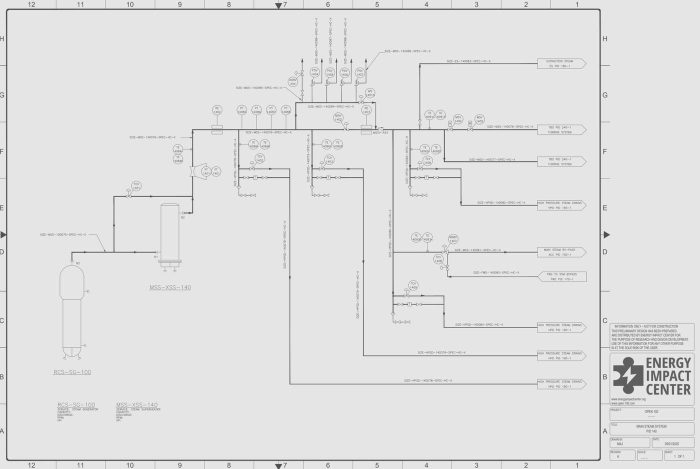
#> input picture data/drawings/open100_0.jpg, 1400 x 938 px (shown at 1/2 size); its folder holds only this picture in this run
$ python -i test_scan_cleanup.py   (imports and definitions only)
#> lines starting #> are read from the running program, lines starting #| are printed output that depends on the picture
#> further down, picture is the input picture: shape (938, 1400, 3); min 49, max 255, mean 224.6
"""Scan clean-up before tracing (scripts/scan_cleanup.py), on small drawn images: a clean drawing is detected as clean
and traced exactly as without the step; speckle or an uneven background marks a sheet as a degraded scan; on a
degraded copy the step removes isolated specks, carries a faded line through a worn patch, and keeps the gap a line
leaves where it stops short of another line (so two networks the drawing keeps apart stay apart). Needs OpenCV and
numpy (as the tracer does); no model calls, no network."""
import sys
import contextlib
import io
import json
import tempfile
import unittest
from unittest import mock
from pathlib import Path

import cv2
import numpy as np

ROOT = Path(__file__).resolve().parent.parent
sys.path.insert(0, str(ROOT / "scripts"))
import scan_cleanup as scl  # noqa: E402
import trace_connections as tc  # noqa: E402

SIZE = 1000


def pairs(links):
    return {tuple(sorted((x["from"], x["to"]))) for x in links}


# [7 lines left out: function drawing, not called in this run]


def symbols(boxes):
    return [{"id": k, "class": "valve", "box": [v / SIZE * 1000 for v in b]} for k, b in boxes.items()]


def degrade(img, seed=1, fade=0.45, blur=1.2, speckle=0.008, patches=(), tint=0.0, scale=1.0):
    """The same kinds of damage as scripts/degrade_scans.py, applied directly so each test controls them."""
#> called with seed = 1, fade = 0.45, blur = 1.2, speckle = 0.008, patches = (), tint = 0, scale = 1
    rng = np.random.default_rng(seed)
    if scale < 1:  # resolution loss first here (degrade_scans.py halves after the blur; either way strokes spread)
        small = cv2.resize(img, None, fx=scale, fy=scale, interpolation=cv2.INTER_LINEAR)
        img = cv2.resize(small, (SIZE, SIZE), interpolation=cv2.INTER_LINEAR)
    g = img.astype(np.float32) / 255.0
    g = 1.0 - (1.0 - g) * (1.0 - fade)
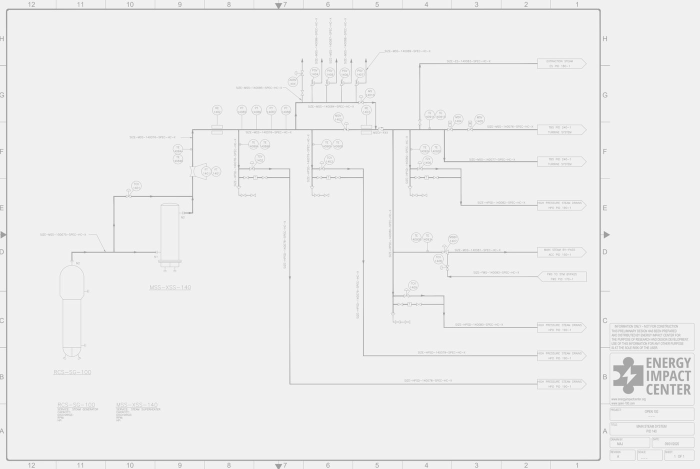
#> g: shape (938, 1400, 3) float32 (shown at 1/2 size); min 0.556, max 1, mean 0.934
    for x0, y0, x1, y1 in patches:
        g[y0:y1, x0:x1] = 1.0 - (1.0 - g[y0:y1, x0:x1]) * 0.35
    a = cv2.GaussianBlur(g * 255, (0, 0), blur)
    if tint:
        a = a * (1 - tint * (0.6 + 0.4 * np.mgrid[0:SIZE, 0:SIZE][1] / SIZE))
    m = rng.random(a.shape) < speckle
    a[m] = rng.uniform(40, 140, int(m.sum()))
    return np.clip(a, 0, 255).astype(np.uint8)


class Detect(unittest.TestCase):
    def test_clean_drawing_is_clean(self):
        img = drawing([((100, 500), (900, 500)), ((500, 100), (500, 900))], {"A": (60, 480, 100, 520)})
        self.assertFalse(scl.is_degraded(img)["degraded"])

    def test_speckle_marks_a_scan(self):
        img = drawing([((100, 500), (900, 500))], {})
        self.assertTrue(scl.is_degraded(degrade(img, fade=0.25, blur=0.8, speckle=0.002))["degraded"])

    def test_uneven_background_marks_a_scan(self):
        img = drawing([((100, 500), (900, 500))], {})
        self.assertTrue(scl.is_degraded(degrade(img, fade=0.3, blur=1.0, speckle=0.0, tint=0.15))["degraded"])


class Clean(unittest.TestCase):
    # [41 lines left out: functions test_cli_refuses_image_and_native_file_aliases_before_cleaning, test_tracing_refuses_source_record_replacement_before_the_batch, not called in this run]

    def setUp(self):
        self.tmp = tempfile.TemporaryDirectory()
        self.addCleanup(self.tmp.cleanup)

    # [44 lines left out: functions write, test_auto_on_a_clean_drawing_traces_the_original, test_specks_removed, test_faded_patch_is_bridged, crossing, not called in this run]

    def test_gap_before_a_crossing_line_is_kept(self):
        # dip rule: the faint stretch between the line end and the crossing line is darker on neither side
        self.assertEqual(self.crossing(5), {("C", "D")})

    def test_short_gap_beside_a_perpendicular_line_is_kept(self):
        # perp_guard: a 4 px gap blurs to a shallow dip that the plain dip rule bridges
        self.assertEqual(self.crossing(4), {("C", "D")})

    # [10 lines left out: function test_thin_line_into_a_thick_line_stays_a_tee, not called in this run]

    def test_modes(self):
        with self.assertRaises(ValueError):
            scl.prepare(np.full((10, 10), 255, np.uint8), "sometimes")


# [2 lines not run here, left out]

>>> import cv2
>>> picture = cv2.imread('../data/drawings/open100_0.jpg')
>>> result = degrade(picture)

$ run again, on data/drawings/open100_1.jpg
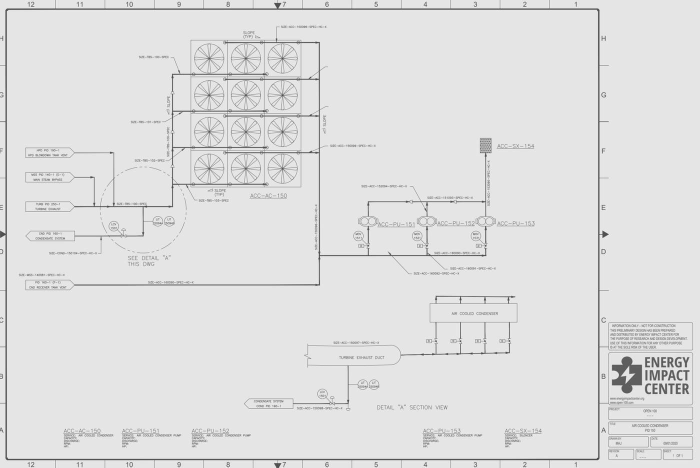
#> input picture data/drawings/open100_1.jpg, 1400 x 935 px (shown at 1/2 size)
#> picture is the input picture: shape (935, 1400, 3); min 40, max 255, mean 223.6
#> in degrade, `g = 1.0 - (1.0 - g) * (1.0 - fade)`:
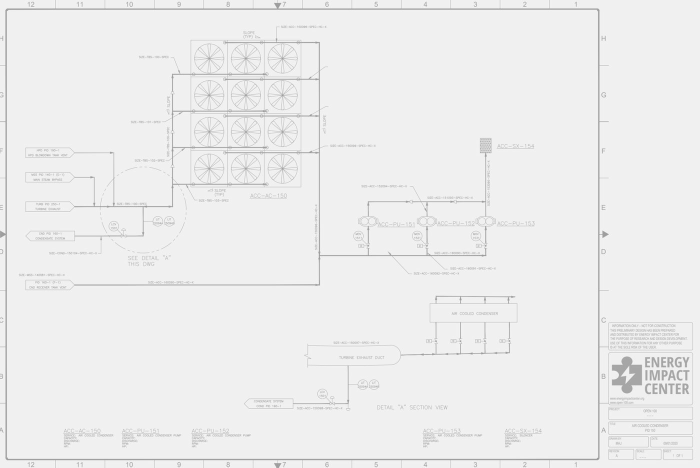
#> g: shape (935, 1400, 3) float32 (shown at 1/2 size); min 0.536, max 1, mean 0.932

$ run again, on data/drawings/open100_10.jpg
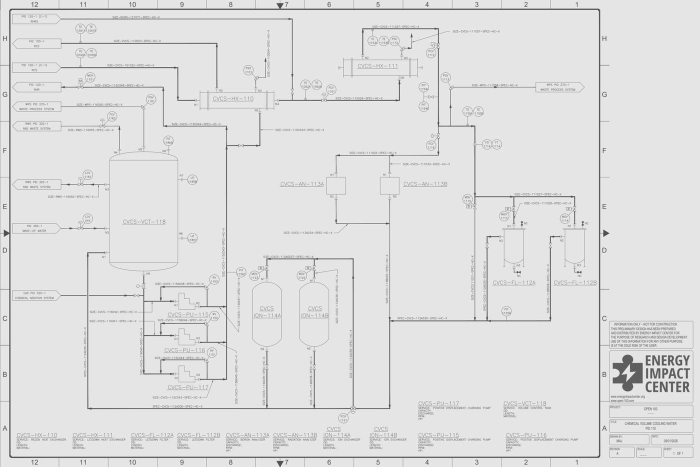
#> input picture data/drawings/open100_10.jpg, 1400 x 933 px (shown at 1/2 size)
#> picture is the input picture: shape (933, 1400, 3); min 41, max 255, mean 223.3
#> in degrade, `g = 1.0 - (1.0 - g) * (1.0 - fade)`:
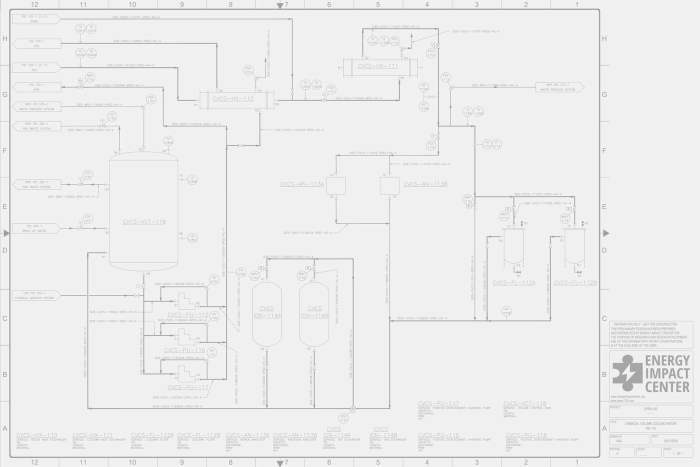
#> g: shape (933, 1400, 3) float32 (shown at 1/2 size); min 0.538, max 1, mean 0.932

$ run again, on data/drawings/open100_11.jpg
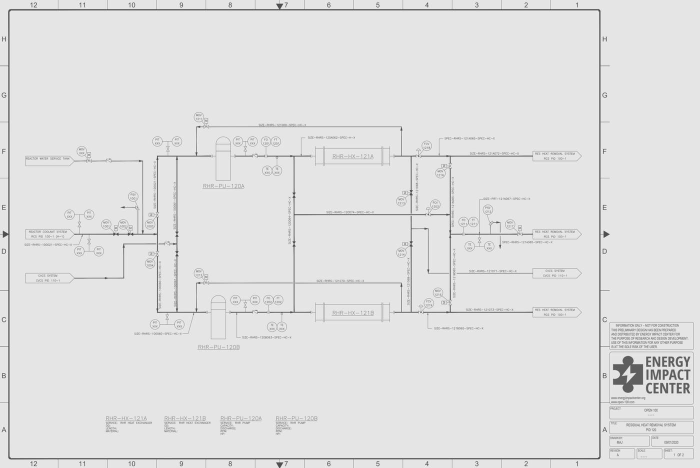
#> input picture data/drawings/open100_11.jpg, 1400 x 936 px (shown at 1/2 size)
#> picture is the input picture: shape (936, 1400, 3); min 47, max 255, mean 224.8
#> in degrade, `g = 1.0 - (1.0 - g) * (1.0 - fade)`:
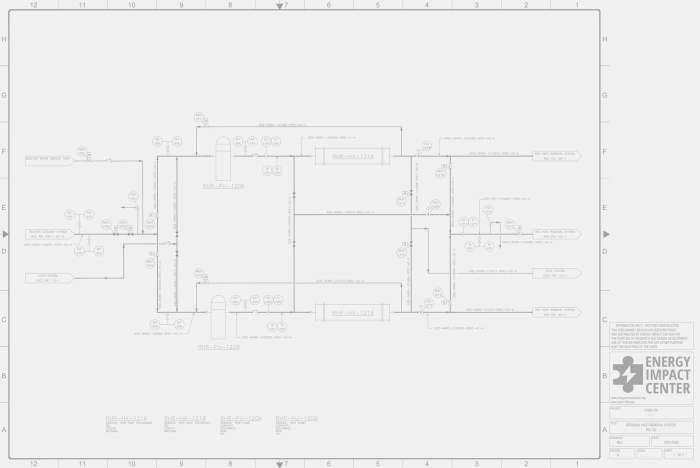
#> g: shape (936, 1400, 3) float32 (shown at 1/2 size); min 0.551, max 1, mean 0.935
